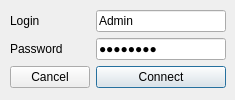
<?xml version="1.0" encoding="UTF-8"?>
<ui version="4.0">
 <class>Login</class>
 <widget class="QDialog" name="Login">
  <property name="geometry">
   <rect>
    <x>0</x>
    <y>0</y>
    <width>235</width>
    <height>100</height>
   </rect>
  </property>
  <property name="minimumSize">
   <size>
    <width>235</width>
    <height>100</height>
   </size>
  </property>
  <property name="maximumSize">
   <size>
    <width>235</width>
    <height>100</height>
   </size>
  </property>
  <property name="cursor">
   <cursorShape>CrossCursor</cursorShape>
  </property>
  <property name="windowTitle">
   <string>Login</string>
  </property>
  <widget class="QWidget" name="formLayoutWidget">
   <property name="geometry">
    <rect>
     <x>10</x>
     <y>10</y>
     <width>216</width>
     <height>86</height>
    </rect>
   </property>
   <layout class="QFormLayout" name="formLayout">
    <property name="sizeConstraint">
     <enum>QLayout::SetDefaultConstraint</enum>
    </property>
    <property name="fieldGrowthPolicy">
     <enum>QFormLayout::AllNonFixedFieldsGrow</enum>
    </property>
    <item row="0" column="0">
     <widget class="QLabel" name="label">
      <property name="text">
       <string>Login</string>
      </property>
     </widget>
    </item>
    <item row="0" column="1">
     <widget class="QLineEdit" name="loginEdit">
      <property name="text">
       <string>Admin</string>
      </property>
     </widget>
    </item>
    <item row="1" column="0">
     <widget class="QLabel" name="label_2">
      <property name="text">
       <string>Password</string>
      </property>
     </widget>
    </item>
    <item row="1" column="1">
     <widget class="QLineEdit" name="passwordEdit">
      <property name="text">
       <string>Password</string>
      </property>
      <property name="echoMode">
       <enum>QLineEdit::Password</enum>
      </property>
     </widget>
    </item>
    <item row="2" column="0">
     <widget class="QPushButton" name="cancelButton">
      <property name="text">
       <string>Cancel</string>
      </property>
     </widget>
    </item>
    <item row="2" column="1">
     <widget class="QPushButton" name="okButton">
      <property name="text">
       <string>Connect</string>
      </property>
      <property name="default">
       <bool>true</bool>
      </property>
     </widget>
    </item>
   </layout>
  </widget>
 </widget>
 <resources/>
 <connections>
  <connection>
   <sender>cancelButton</sender>
   <signal>clicked()</signal>
   <receiver>Login</receiver>
   <slot>reject()</slot>
   <hints>
    <hint type="sourcelabel">
     <x>48</x>
     <y>73</y>
    </hint>
    <hint type="destinationlabel">
     <x>117</x>
     <y>49</y>
    </hint>
   </hints>
  </connection>
 </connections>
</ui>
